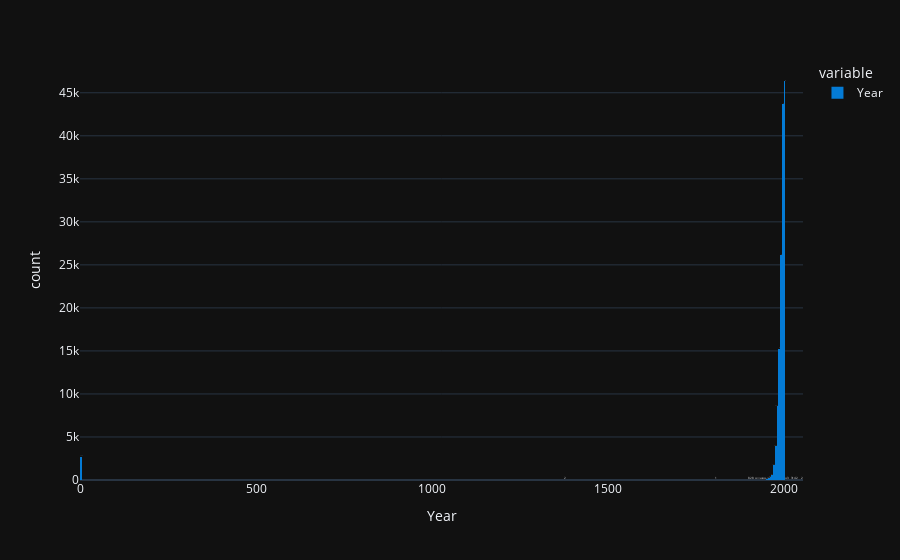

Notebook code cell kept with this figure:
### Code cell
import plotly.express as px

px.histogram(popular_books["Year"],template ="plotly_dark", labels = {'count': 'Counts','value':'Year'},text_auto = True,
    color_discrete_sequence=['#047BD5'])

### Figure 1 — Plotly figure (JSON) as saved in the notebook; plotly's stock layout.template omitted (floating-point values rounded to 4 significant figures; data arrays with more than 128 entries replaced by an {"elided": "..."} marker saying what was removed)
{"data": [{"alignmentgroup": "True", "bingroup": "x", "hovertemplate": "variable=Year<br>Year=%{x}<br>count=%{y}<extra></extra>", "legendgroup": "Year", "marker": {"color": "#047BD5", "pattern": {"shape": ""}}, "name": "Year", "offsetgroup": "Year", "orientation": "v", "showlegend": true, "texttemplate": "%{value}", "type": "histogram", "x": {"elided": "149836 mixed values"}, "xaxis": "x", "yaxis": "y"}], "layout": {"barmode": "relative", "legend": {"title": {"text": "variable"}, "tracegroupgap": 0}, "margin": {"t": 60}, "xaxis": {"anchor": "y", "domain": [0, 1], "title": {"text": "Year"}}, "yaxis": {"anchor": "x", "domain": [0, 1], "title": {"text": "count"}}}}
